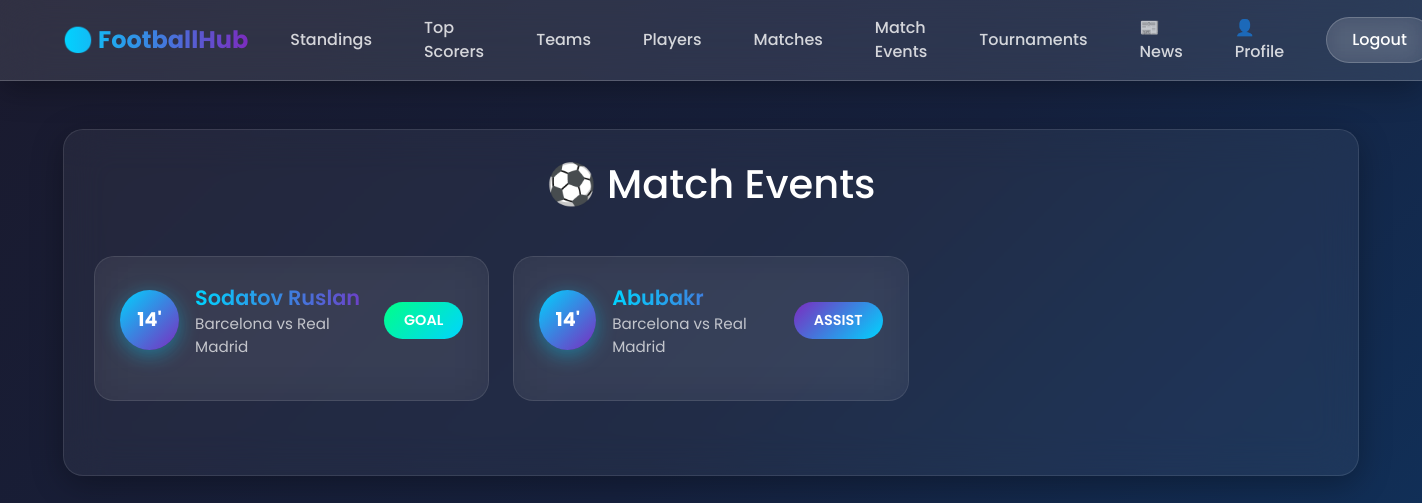
The page /match-events/ (signed in) on the database as committed earlier.
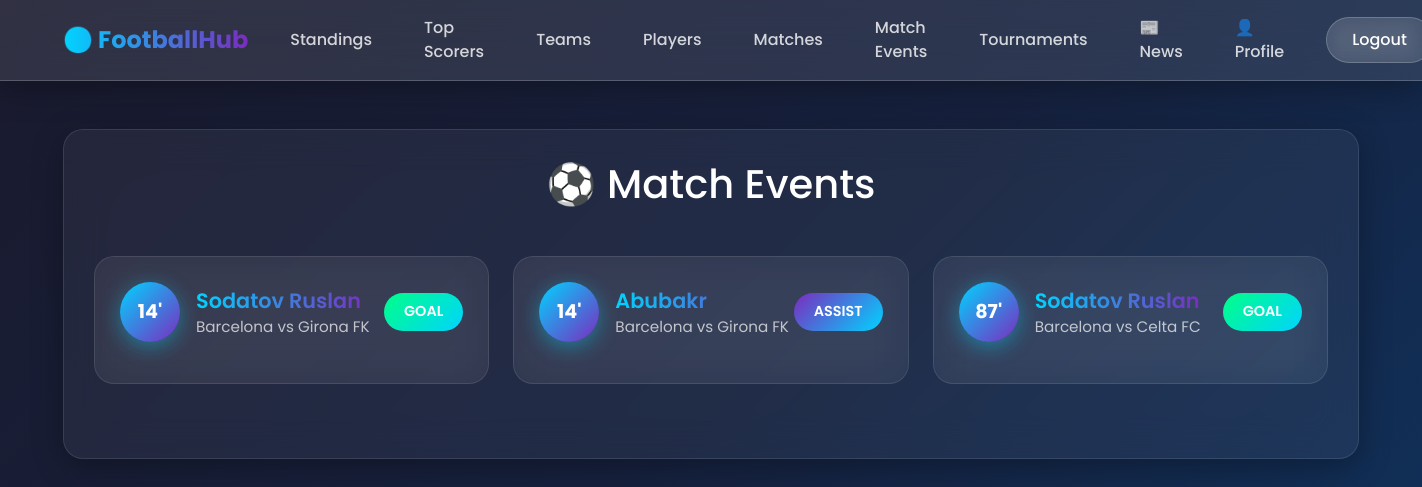
The same page on the database as committed later.
### football/models.py (models this page shows, shortened)
class MatchEvent(models.Model):
    EVENT_TYPES = [
        ('GOAL', 'Goal'),
        ('ASSIST', 'Assist'),
        ('YELLOW', 'Yellow Card'),
        ('RED', 'Red Card'),
        ('SUB', 'Substitution'),
    ]
    match = models.ForeignKey(
        Match,
        on_delete=models.CASCADE
    )
    player = models.ForeignKey(
        Player,
        on_delete=models.CASCADE
    )
    minute = models.PositiveIntegerField()
    event_type = models.CharField(
        max_length=20,
        choices=EVENT_TYPES
    )

class Player(models.Model):
    POSITION_CHOICES = [
        ('GK', 'Goalkeeper'),
        ('DF', 'Defender'),
        ('MF', 'Midfielder'),
        ('FW', 'Forward'),
    ]
    team = models.ForeignKey(Team, on_delete=models.CASCADE, related_name='players')
    full_name = models.CharField(max_length=100)
    age = models.PositiveIntegerField()
    number = models.PositiveIntegerField()
    position = models.CharField(max_length=2, choices=POSITION_CHOICES)
    photo = models.ImageField(upload_to='players/', blank=True, null=True)
    overall = models.PositiveIntegerField(default=75)
    pace = models.PositiveIntegerField(default=70)
    shooting = models.PositiveIntegerField(default=70)
    passing = models.PositiveIntegerField(default=70)
    dribbling = models.PositiveIntegerField(default=70)
    defending = models.PositiveIntegerField(default=70)
    physical = models.PositiveIntegerField(default=70)

class Match(models.Model):
    tournament = models.ForeignKey(Tournament, on_delete=models.CASCADE)
    home_team = models.ForeignKey(Team,on_delete=models.CASCADE,related_name='home_matches')
    away_team = models.ForeignKey(Team,on_delete=models.CASCADE,related_name='away_matches')
    date = models.DateTimeField()
    home_score = models.PositiveIntegerField(default=0)
    away_score = models.PositiveIntegerField(default=0)
    stream_url = models.URLField(blank=True, null=True)
    is_live = models.BooleanField(default=False)
    man_of_the_match = models.ForeignKey(
    Player,
    on_delete=models.SET_NULL,
    null=True,
    blank=True
)

class Team(models.Model):
    name = models.CharField(max_length=100)
    city = models.CharField(max_length=100)
    logo = models.ImageField(upload_to='teams/', blank=True, null=True)
    stadium = models.CharField(max_length=100, blank=True, null=True)
    capacity = models.PositiveIntegerField(blank=True, null=True)
    created_at = models.DateTimeField(auto_now_add=True)

### football/views.py (the view)
# urls.py: path('match-events/', views.MatchEventListView.as_view(), name='match_event_list'),
class MatchEventListView(LoginRequiredMixin, generic.ListView):
    model = MatchEvent
    template_name = 'football/match_event_list.html'
    context_object_name = 'match_events'
    login_url = '/login/'

### templates/football/match_event_list.html (shortened to what this page needs)
{% extends 'base.html' %}
{% block content %}
<div class="glass-card">
    <h1 class="text-center mb-5">⚽ Match Events</h1>
    <div class="row">
        {% for event in match_events %}
            <div class="col-md-6 col-lg-4 mb-4">
                <div class="event-card">
                    <div class="d-flex align-items-center justify-content-between mb-3">
                        <div class="d-flex align-items-center gap-3">
                            <div class="minute-badge">{{ event.minute }}'</div>
                            <div>
                                <div class="player-name">{{ event.player.full_name }}</div>
                                <div class="match-info">{{ event.match.home_team.name }} vs {{ event.match.away_team.name }}</div>
                            </div>
                        </div>
                        <div class="event-type-badge {% if event.event_type == 'GOAL' %}event-goal{% elif event.event_type == 'YELLOW' %}event-yellow{% elif event.event_type == 'RED' %}event-red{% else %}event-sub{% endif %}">
                            {{ event.get_event_type_display }}
                        </div>
                    </div>
                </div>
            </div>
        {% empty %}
            <div class="col-12">
                <div class="text-center text-muted py-5">
                    <p>No match events available yet.</p>
                </div>
            </div>
        {% endfor %}
    </div>
</div>
{% endblock %}

Rows that differ between the two databases and show on the page:
changed through a linked row, MatchEvent (number 1 of 3 on the later page): match.away_team.name "Real Madrid" → "Girona FK"
changed through a linked row, MatchEvent "ASSIST": match.away_team.name "Real Madrid" → "Girona FK"
added MatchEvent: minute "87", player.full_name "Sodatov Ruslan", match.home_team.name "Barcelona", match.away_team.name "Celta FC", event_type "GOAL"
